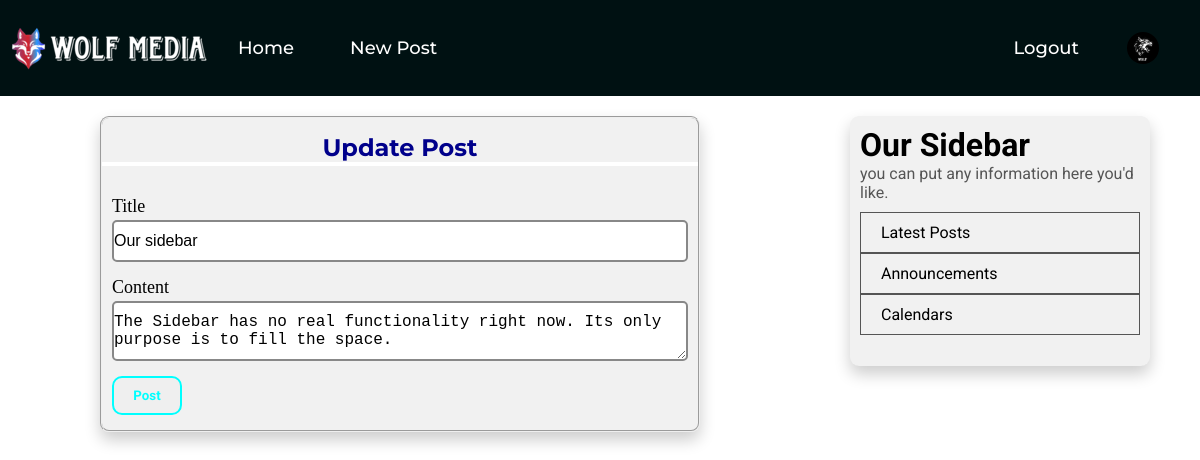
The app's page /post/2/update (signed in) with its own data.
### wolfmedia/models.py (models this page shows, shortened)
class User(db.Model, UserMixin):
    id = db.Column(db.Integer, primary_key= True)
    username = db.Column(db.String(16), unique=True, nullable=False)
    email = db.Column(db.String(120), unique=True, nullable=False)
    image_file = db.Column(db.String(20), nullable=False, default='default.png')
    password = db.Column(db.String(60), nullable=False)
    posts = db.relationship('Post', backref='author', lazy=True)

class Post(db.Model, UserMixin):
    id = db.Column(db.Integer, primary_key= True)
    title = db.Column(db.String(100), nullable=False)
    date_posted = db.Column(db.DateTime, nullable=False, default=datetime.utcnow)
    content = db.Column(db.Text, nullable=False)
    user_id = db.Column(db.Integer, db.ForeignKey('user.id'), nullable=False)

### wolfmedia/routes.py (the view)
@app.route("/post/<int:post_id>/update", methods=['GET','POST'])
@login_required
def update_post(post_id):
    post = Post.query.get_or_404(post_id)
    if post.author != current_user:
        abort(403)
    form = PostForm()
    if form.validate_on_submit():
        post.title= form.title.data
        post.content = form.content.data
        db.session.commit()
        flash('Your post has been updated !', 'success')
        return redirect(url_for('post', post_id= post.id))
    elif request.method == 'GET':
        form.title.data = post.title
        form.content.data = post.content
    return render_template('create_post.html', title= 'Update Post',
                            form=form, legend='Update Post')

### wolfmedia/form.py
class PostForm(FlaskForm):
    title = StringField('Title', validators=[DataRequired()])
    content = TextAreaField('Content', validators=[ DataRequired()])
    submit= SubmitField('Post')

### wolfmedia/models.py (called while the page is built)
@login_manager.user_loader
def load_user(user_id):
    return User.query.get(int(user_id))

### wolfmedia/templates/create_post.html (shortened to what this page needs)
{% extends "layout.html" %}
{% block content %}
    <div class="register-section">
        <form method="POST" action="">
            <fieldset class="form">
                <p class="post-header"> {{ legend }} </p>
                <div class="form">
                    {{ form.title.label(class="form-control-label") }}
                    {% if form.title.errors %}
                        {{ form.title(class="form-control is-invalid") }}
                            <div class="invalid-feedback">
                                {% for errors in form.title.errors %}
                                    <span>{{ errors }}</span>
                                {% endfor %}
                            </div>
                    {%else %}
                        {{ form.title(class="form-control") }}
                    {% endif %}
                </div>
                <div class="form">
                    {{ form.content.label(class="form-control-label") }}
                    {% if form.content.errors %}
                        {{ form.content(class="form-control  bottom-margin is-invalid") }}
                            <div class="invalid-feedback">
                                {% for errors in form.content.errors %}
                                    <span>{{ errors }}</span>
                                {% endfor %}
                            </div>
                    {%else %}
                        {{ form.content(class="form-control bottom-margin") }}
                    {% endif %}
                </div>
                <div class="form">
                    {{ form.submit(class=" btn") }}
                </div>
            </fieldset>
        </form>
    </div>
{% endblock %}

### wolfmedia/templates/layout.html (shortened to what this page needs)
<!DOCTYPE html>
<html lang="en">
<head>
    <link rel="stylesheet" type="text/css" href="{{ url_for('static', filename='style.css') }}">
</head>
<body>
    <nav>
        <div class="left-nav">
            <img  src="{{ url_for('static', filename='img/header.png')}}" alt="writelogo">
            <a href="{{ url_for('home') }}">Home</a>
            {% if current_user.is_authenticated %}
                <a href="{{ url_for('new_post') }}">New Post</a>
            {% endif %}
        </div>
        <div class="right-nav">
            {% if current_user.is_authenticated %}
                <a href="{{ url_for('logout') }}">Logout</a>
                <a href="{{ url_for('account') }}" class="circular"><img src="{{ url_for('static', filename='img/'+ current_user.image_file)}}" alt="" width="32px" height="32px"></a>
            {% else %}
                <a href="{{ url_for('login') }}">Login</a>
                <a href="{{ url_for('register') }}">Register</a>
                <a href="{{ url_for('login') }}" class="circular"><img src="{{ url_for('static', filename='img/user.png')}}" alt="" width="32px" height="32px"></a>
            {% endif %}
        </div>
    </nav>
    <div class="container">
        <div class="left-content">
            {% block content %}{% endblock %}
        </div>
        <div class="right-content">
            <h1>Our Sidebar</h1>
            <p>you can put any information here you'd like.</p>
            <ul>
                <li><a href="#">Latest Posts</a></li>
                <li><a href="#">Announcements</a></li>
                <li><a href="#">Calendars</a></li>
            </ul>
        </div>
    </div>
</body>
</html>

### wolfmedia/static/style.css (style rules this page uses)
* { margin: 0; padding: 0; box-sizing: border-box; }
body { font-family:'Times New Roman', Times, serif; font-size: 16px; position: relative; }
nav { height: 12vh; background-color: #001112; display: flex; text-align: center; align-items: center; justify-content: space-between; width: 100vw; }
nav a { text-decoration: none; color: #fff; margin:0 12px; font-weight: 500; padding: 12px 16px; font-size: 18px; font-family: 'Montserrat', sans-serif; }
.left-nav { margin-left: 10px; display: flex; align-items: center; text-align: center; }
.right-nav { margin-right: 25px; display: flex; align-items: center; text-align: center; }
.circular img { display: flex; align-items: center; justify-content: center; border-radius: 50%; }
.circular { margin-left:16px; padding: 4px; }
.container { display: flex; justify-content: space-between; width: 100vw; }
.right-content { display: flex; flex-direction: column; background-color: #f1f1f1; font-family: 'Roboto', sans-serif; box-shadow: 0 8px 16px rgba(0, 0, 0, 0.2); padding: 10px; border-radius: 9px; margin-top: 20px; margin-right: 50px; width: 25vw; height: 250px; }
.right-content p { color: #555; margin-bottom: 10px; }
.right-content li { list-style: none; padding: 10px; border: 1px solid #555; }
.right-content a { text-decoration: none; padding: 10px; color: #000; }
.post-header { margin: 15px 0; }
.register-section { margin-top: 20px; margin-left: 100px; width: 50vw; border-radius: 9px; box-shadow: 0 8px 16px rgba(0, 0, 0, 0.2); background-color: #f1f1f1; }
fieldset p { text-align: center; border-bottom: 4px solid #fff; font-size: 24px; font-weight: 700; font-family: 'Montserrat', sans-serif; color:darkblue; }
.form { display: flex; flex-direction: column; border-radius: 9px; }
.form-control-label { padding-top: 15px; padding-bottom: 3px; font-size: 18px; margin: 0 10px; }
.form-control { padding: 10px 0; margin: 0 10px; border-radius: 5px; border: 2px solid #888; font-size: 16px; outline: none; }
.bottom-margin { margin-bottom: 15px; }
.btn { padding: 10px; font-weight: 700; font-family:'Roboto', sans-serif; width: 70px; margin-bottom: 15px; margin-left: 10px; border-radius: 10px; border: 2px solid cyan; color: cyan; cursor: pointer; }

### records on screen
User: image_file (picture)
Post: title "Our sidebar", content "The Sidebar has no real functionality right now. Its only purpose is to fill the space."

### other values on screen
{{ legend }} "Update Post"
